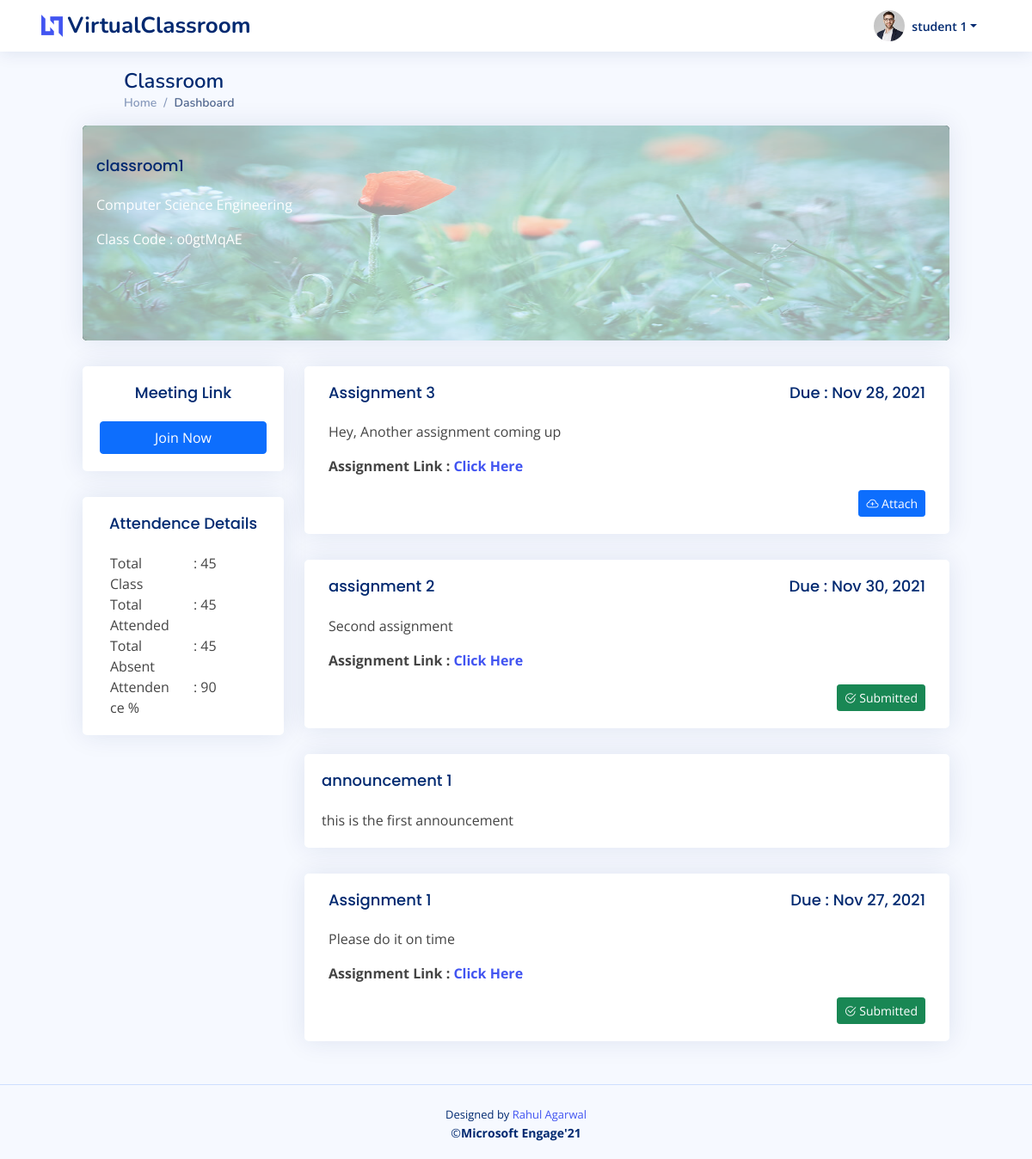
The app's page /student_subject/o0gtMqAE (signed in), older data.
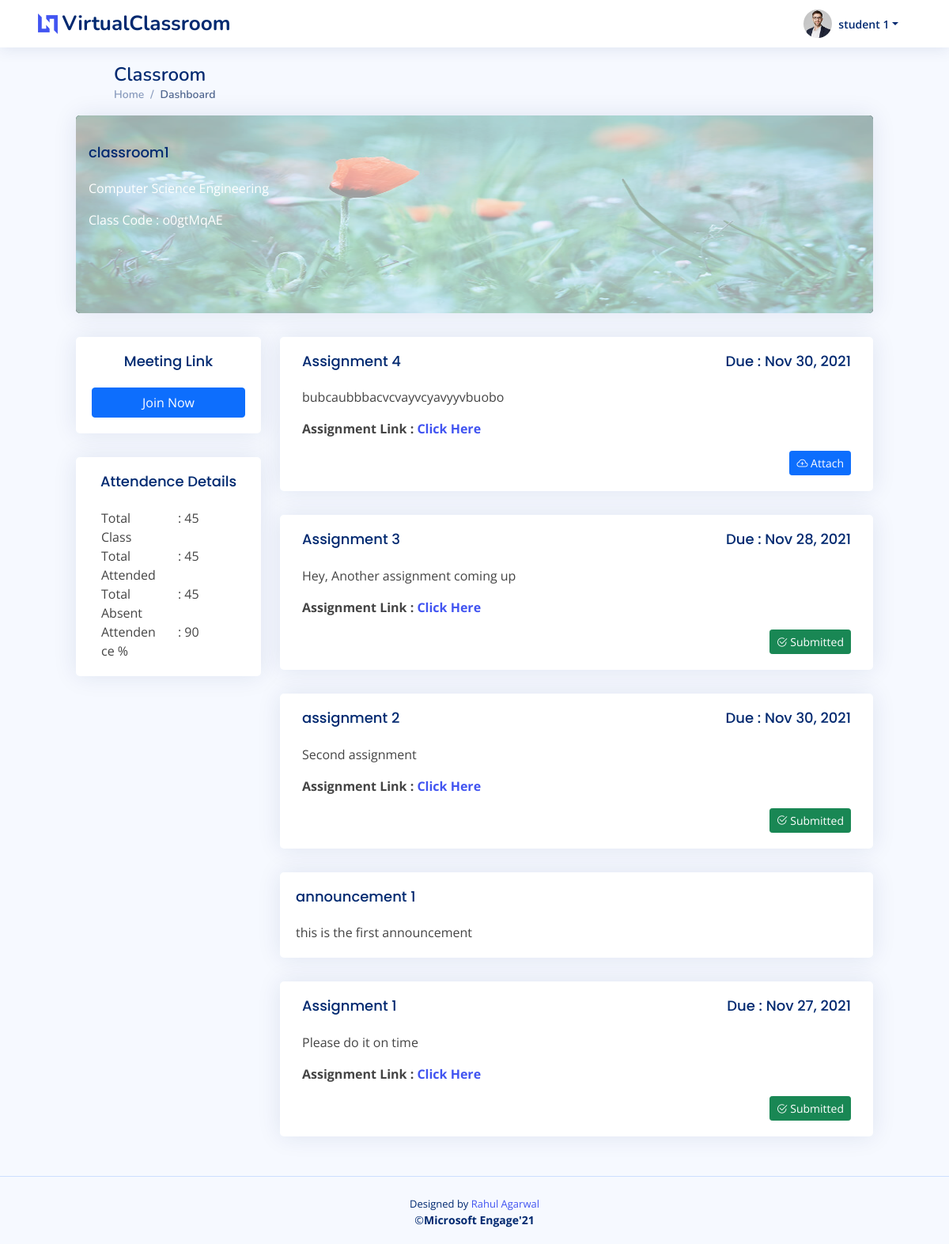
The same page, newer data.
### myapp/models.py (models this page shows, shortened)
class ClassRoom(models.Model):
    classId = models.CharField(max_length=10,primary_key=True)
    classname = models.CharField(max_length=50,null=False)
    classDepartment = models.CharField(max_length=50,null=False)
    academicYear = models.CharField(max_length=2,null=False)
    classLink = models.TextField(blank=False,null=True)
    classFacultyID = models.ForeignKey(FacultyDetails,on_delete=models.CASCADE)
    classFacultyName = models.CharField(max_length=100,null=False)
    classTimeTable = models.TextField(blank=False,null=True)
    classCreationTime = models.DateTimeField(default=datetime.now,null=True)

class Assignment(models.Model):
    assignmentId = models.CharField(max_length=10,primary_key=True)
    classId = models.ForeignKey(ClassRoom,on_delete=models.CASCADE)
    assignmentHeading = models.CharField(max_length=50,null=False)
    assignmentDescription = models.TextField(blank=False,null=False)
    publishedTime = models.DateTimeField(default=datetime.now,null=True)
    assignmentDueTime = models.DateTimeField(default=datetime.now,null=True)
    assignmentLink = models.TextField(blank=True,null=True)
    assignmentSubmission = models.TextField(null=True, blank=True, default='{}')

class Announcement(models.Model):
    announcementId = models.CharField(max_length=10,primary_key=True)
    classId = models.ForeignKey(ClassRoom,on_delete=models.CASCADE)
    announcementHeading = models.CharField(max_length=50,null=False)
    announcementDescription = models.TextField(blank=False,null=False)
    publishedTime = models.DateTimeField(default=datetime.now,null=True)

### myapp/views.py (the view, shortened to what this page needs)
# urls.py: path('student_subject/<pk>',views.studentSubject,name='studentSubject'),
@login_required
def studentSubject(request,pk):
    if request.user.is_active and not request.user.is_staff and not request.user.is_superuser:
        id=pk
        classDetails = ClassRoom.objects.get(classId=id)
        user=request.user
        userDetails = StudentDetails.objects.get(studentId = user.pk)
        announcements = Announcement.objects.filter(classId = id).annotate(type=Value('announcement', CharField()))
        assignments = Assignment.objects.filter(classId = id).annotate(type=Value('assignment', CharField()))
        all_items = list(assignments) + list(announcements)
        all_items_feed = sorted(all_items, key=lambda obj: obj.publishedTime,reverse=True)
        context={
            'class' : classDetails,
            'all_items_feed' : all_items_feed,
        }
        return render(request,'student/studentSubject.html',context)
    else:
        return redirect('studentLogin')

### myapp/templates/student/studentSubject.html (shortened to what this page needs)
{% extends 'base.html' %}
{% block content %}
{% load static %}
  <header id="header" class="header fixed-top d-flex align-items-center px-lg-5">
    <div class="d-flex align-items-center justify-content-between">
      <a href="{% url 'studentDashboard' %}" class="logo d-flex align-items-center">
        <img src="assets/img/logo.png" alt="">
        <span class="d-none d-lg-block">VirtualClassroom</span>
      </a>
    </div>
    <nav class="header-nav ms-auto">
      <ul class="d-flex align-items-center">
        <li class="nav-item dropdown pe-3">
          <a class="nav-link nav-profile d-flex align-items-center pe-0" href="#" data-bs-toggle="dropdown">
            <img src="assets/img/profile-img.jpg" alt="Profile" class="rounded-circle">
            <span class="d-none d-md-block dropdown-toggle ps-2">{{user.first_name}} {{user.last_name}}</span>
          </a>
        </li>
      </ul>
    </nav>
  </header>
  <main id="main" class="main px-md-5 mx-md-5" >
    <div class="pagetitle px-lg-5">
      <h1>Classroom</h1>
      <nav>
        <ol class="breadcrumb">
          <li class="breadcrumb-item"><a href="{% url 'studentDashboard' %}">Home</a></li>
          <li class="breadcrumb-item active">Dashboard</li>
        </ol>
      </nav>
    </div>
    <section class="section dashboard px-xxl-5">
      <div class="card bg-dark text-white">
          <img src="{% static 'images/slides-1.jpg' %}" class="card-img" style="height:250px;" alt="...">
          <div class="card-img-overlay">
            <h5 class="card-title">{{class.classname}}</h5>
            <p class="card-text">{{class.classDepartment}}</p>
            <p class="card-text">Class Code : {{class.classId}}</p>
          </div>
        </div>
      <div class="row">
        <div class="col-lg-3">
          <div class="card">
            <div class="card-body">
              <h5 class="card-title text-center">Meeting Link </h5>
              <div class="activity text-center">
                {% if class.classLink %}
                  <a type="button" href="{{class.classLink}}" class="btn btn-primary col-sm-12" name="button">Join Now</a>
                {% else %}
                  <button type="button" class="btn btn-primary col-sm-12" name="button" disabled>Join Now</button>
                {% endif %}
              </div>
            </div>
          </div>
          <div class="card">
            <div class="card-body">
              <div class="tab-pane fade show active profile-overview" id="profile-overview">
                  <h5 class="card-title text-center">Attendence Details</h5>
                  <div class="row mx-auto">
                    <div class="col-lg-6 col-md-4 label ">Total Class</div>
                    <div class="col-lg-6 col-md-8">: 45</div>
                    <div class="col-lg-6 col-md-4 label ">Total Attended</div>
                    <div class="col-lg-6 col-md-8">: 45</div>
                    <div class="col-lg-6 col-md-4 label ">Total Absent</div>
                    <div class="col-lg-6 col-md-8">: 45</div>
                    <div class="col-lg-6 col-md-4 label ">Attendence %</div>
                    <div class="col-lg-6 col-md-8">: 90</div>
                  </div>
                </div>
            </div>
          </div>
        </div>
            <div class="col-lg-9">
              <div class="row">
                    {% if all_items_feed%}
                      {% for item in all_items_feed %}
                          {% if item.type == 'announcement' %}
                          <div class="">
                             <div class="card">
                               <div class="card-body">
                                 <h5 class="card-title">{{item.announcementHeading}}</h5>
                                 {{item.announcementDescription}}
                               </div>
                             </div>
                          </div>
                          {% elif item.type == 'assignment' %}
                              <div class="">
                                 <div class="card px-lg-2">
                                   <div class="card-body">
                                     <div class="d-flex justify-content-between">
                                       <h5 class="card-title">{{item.assignmentHeading}}</h5>
                                       <h5 class="card-title">Due : {{item.assignmentDueTime |date:"M d, Y" }}</h5>
                                     </div>
                                    <p>{{item.assignmentDescription}}</p>
                                    {% if item.assignmentLink %}
                                      <p><strong>Assignment Link : <a href="{{item.assignmentLink}}">Click Here</a></strong></p>
                                    {% endif %}
                                    <div style="text-align:right;">
                                      {% if user.username in item.assignmentSubmission %}
                                        <button class="btn btn-success btn-sm" type="button" name="button"><span class="bi bi-check2-circle"> </span>Submitted</button>
                                      {% else %}
                                      <div class="">
                                        <a href="#" data-bs-toggle="modal" data-bs-target="#{{item.assignmentId}}">
                                          <button class="btn btn-primary btn-sm" type="button" name="button"><span class="bi bi-cloud-plus"> </span> Attach</button>
                                        </a>
                                      </div>
                                      {% endif %}
                                    </div>
                                   </div>
                                 </div>
                              </div>
                          {% endif %}
                    {% endfor %}
                  {% endif %}
              </div>
            </div>
      </div>
    </section>
  </main>
  {% include 'partials/_footer.html'%}
{% endblock %}

### templates/base.html (shortened to what this page needs)
{% load static %}
<!DOCTYPE html>
<html lang="en">
<head>
    <link rel="stylesheet" href="{% static 'css/style.css' %}">
    <link href="{% static 'vendor/bootstrap/css/bootstrap.min.css' %}" rel="stylesheet">
    <link href="{% static 'vendor/bootstrap-icons/bootstrap-icons.css' %}" rel="stylesheet">
    <link href="{% static 'vendor/remixicon/remixicon.css' %}" rel="stylesheet">
    <link href="{% static 'vendor/boxicons/css/boxicons.min.css' %}" rel="stylesheet">
    <link href="{% static 'vendor/quill/quill.snow.css' %}" rel="stylesheet">
    <link href="{% static 'vendor/quill/quill.bubble.css' %}" rel="stylesheet">
    <link href="{% static 'vendor/simple-datatables/style.css' %}" rel="stylesheet">
    <link href="{% static 'css/style.css' %}" rel="stylesheet">
</head>
<body>
{% block content %}
{% endblock %}
</body>
</html>

### templates/partials/_footer.html
{% load static %}
    <footer id="footer" class="footer">
      <div class="credits">
        Designed by <a href="https://bootstrapmade.com/">Rahul Agarwal</a>
      </div>
      <div class="copyright">
        &copy;<strong><span>Microsoft Engage'21</span></strong>
      </div>
    </footer>

### static/css/style.css (style rules this page uses)
:root { scroll-behavior: smooth; }
body { font-family: "Open Sans", sans-serif; background: #f6f9ff; color: #444444; }
a { color: #4154f1; text-decoration: none; }
h1, h2, h3, h4, h5, h6 { font-family: "Nunito", sans-serif; }
#main { margin-top: 60px; padding: 20px 30px; transition: all 0.3s; }
.pagetitle { margin-bottom: 10px; }
.pagetitle h1 { font-size: 24px; margin-bottom: 0; font-weight: 600; color: #012970; }
.card { margin-bottom: 30px; border: none; border-radius: 5px; box-shadow: 0px 0 30px rgba(1, 41, 112, 0.1); overflow: hidden; }
.card-title { padding: 20px 0 15px 0; font-size: 18px; font-weight: 500; color: #012970; font-family: "Poppins", sans-serif; }
.card-body { padding: 0 20px 20px 20px; }
.card-img-overlay { background-color: rgba(255, 255, 255, 0.6); }
.breadcrumb { font-size: 14px; font-family: "Nunito", sans-serif; color: #899bbd; font-weight: 600; }
.breadcrumb a { color: #899bbd; transition: 0.3s; }
.breadcrumb .breadcrumb-item::before { color: #899bbd; }
.breadcrumb .active { color: #51678f; font-weight: 600; }
.logo { line-height: 1; }
@media (min-width: 1200px) { .logo { width: 280px; } }
.logo img { max-height: 26px; margin-right: 6px; }
.logo span { font-size: 26px; font-weight: 700; color: #012970; font-family: "Nunito", sans-serif; }
.header { transition: all 0.5s; z-index: 997; height: 60px; box-shadow: 0px 2px 20px rgba(1, 41, 112, 0.1); background-color: #fff; padding-left: 20px; }
.header-nav ul { list-style: none; }
.header-nav > ul { margin: 0; padding: 0; }
.header-nav .nav-profile { color: #012970; }
.header-nav .nav-profile img { max-height: 36px; }
.header-nav .nav-profile span { font-size: 14px; font-weight: 600; }
@media (min-width: 1200px) { #main, #footer { margin-left: 0px; } }
.dashboard .activity { font-size: 14px; }
.footer { padding: 20px 0; font-size: 14px; transition: all 0.3s; border-top: 1px solid #cddfff; }
.footer .copyright { text-align: center; color: #012970; }
.footer .credits { padding-top: 5px; text-align: center; font-size: 13px; color: #012970; }

Row changes from the older to the newer data that the page shows:
added Assignment: assignmentHeading "Assignment 4", assignmentDueTime "Nov 30, 2021", assignmentDescription "bubcaubbbacvcvayvcyavyyvbuobo"
changed Assignment "Assignment 3": assignmentSubmission "Attach" → "Submitted"
